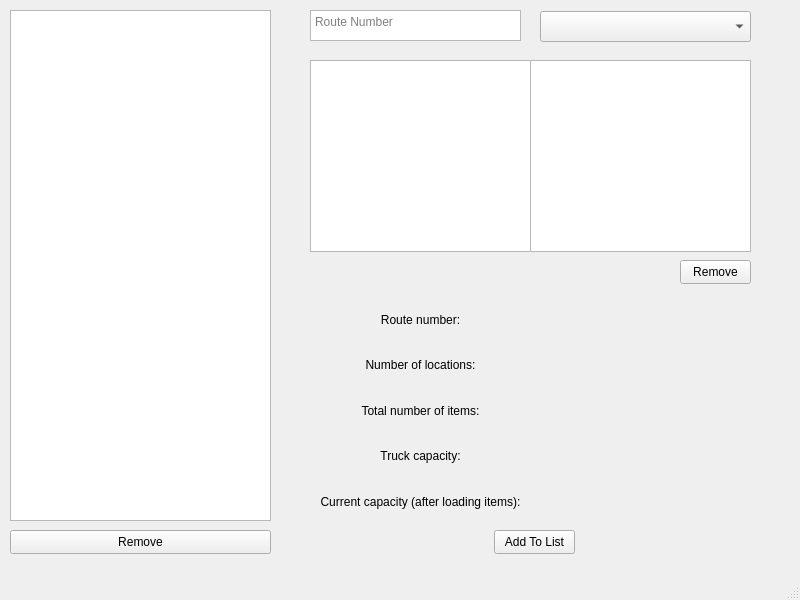
<?xml version="1.0" encoding="UTF-8"?>
<ui version="4.0">
 <class>ManageRoutes</class>
 <widget class="QMainWindow" name="ManageRoutes">
  <property name="geometry">
   <rect>
    <x>0</x>
    <y>0</y>
    <width>800</width>
    <height>600</height>
   </rect>
  </property>
  <property name="windowTitle">
   <string>Manage Routes</string>
  </property>
  <widget class="QWidget" name="centralwidget">
   <widget class="QListWidget" name="routeList">
    <property name="geometry">
     <rect>
      <x>10</x>
      <y>10</y>
      <width>261</width>
      <height>511</height>
     </rect>
    </property>
   </widget>
   <widget class="QPushButton" name="remove">
    <property name="geometry">
     <rect>
      <x>10</x>
      <y>530</y>
      <width>261</width>
      <height>24</height>
     </rect>
    </property>
    <property name="text">
     <string>Remove</string>
    </property>
   </widget>
   <widget class="QComboBox" name="truckSelection">
    <property name="geometry">
     <rect>
      <x>540</x>
      <y>11</y>
      <width>211</width>
      <height>31</height>
     </rect>
    </property>
    <property name="placeholderText">
     <string>Select Truck</string>
    </property>
   </widget>
   <widget class="QListWidget" name="locationList">
    <property name="geometry">
     <rect>
      <x>310</x>
      <y>60</y>
      <width>221</width>
      <height>192</height>
     </rect>
    </property>
   </widget>
   <widget class="QWidget" name="verticalLayoutWidget">
    <property name="geometry">
     <rect>
      <x>310</x>
      <y>300</y>
      <width>221</width>
      <height>221</height>
     </rect>
    </property>
    <layout class="QVBoxLayout" name="verticalLayout">
     <item>
      <widget class="QLabel" name="label">
       <property name="text">
        <string>Route number:</string>
       </property>
       <property name="alignment">
        <set>Qt::AlignCenter</set>
       </property>
      </widget>
     </item>
     <item>
      <widget class="QLabel" name="label_2">
       <property name="text">
        <string>Number of locations:</string>
       </property>
       <property name="alignment">
        <set>Qt::AlignCenter</set>
       </property>
      </widget>
     </item>
     <item>
      <widget class="QLabel" name="label_3">
       <property name="text">
        <string>Total number of items:</string>
       </property>
       <property name="alignment">
        <set>Qt::AlignCenter</set>
       </property>
      </widget>
     </item>
     <item>
      <widget class="QLabel" name="label_4">
       <property name="text">
        <string>Truck capacity:</string>
       </property>
       <property name="alignment">
        <set>Qt::AlignCenter</set>
       </property>
      </widget>
     </item>
     <item>
      <widget class="QLabel" name="label_5">
       <property name="text">
        <string>Current capacity (after loading items):</string>
       </property>
       <property name="alignment">
        <set>Qt::AlignCenter</set>
       </property>
      </widget>
     </item>
    </layout>
   </widget>
   <widget class="QWidget" name="verticalLayoutWidget_2">
    <property name="geometry">
     <rect>
      <x>530</x>
      <y>300</y>
      <width>221</width>
      <height>221</height>
     </rect>
    </property>
    <layout class="QVBoxLayout" name="verticalLayout_2">
     <item>
      <widget class="QLabel" name="routeNumber">
       <property name="text">
        <string/>
       </property>
       <property name="alignment">
        <set>Qt::AlignCenter</set>
       </property>
      </widget>
     </item>
     <item>
      <widget class="QLabel" name="locationCount">
       <property name="text">
        <string/>
       </property>
       <property name="alignment">
        <set>Qt::AlignCenter</set>
       </property>
      </widget>
     </item>
     <item>
      <widget class="QLabel" name="itemCount">
       <property name="text">
        <string/>
       </property>
       <property name="alignment">
        <set>Qt::AlignCenter</set>
       </property>
      </widget>
     </item>
     <item>
      <widget class="QLabel" name="truckCapacity">
       <property name="text">
        <string/>
       </property>
       <property name="alignment">
        <set>Qt::AlignCenter</set>
       </property>
      </widget>
     </item>
     <item>
      <widget class="QLabel" name="currentCapacity">
       <property name="text">
        <string/>
       </property>
       <property name="alignment">
        <set>Qt::AlignCenter</set>
       </property>
      </widget>
     </item>
    </layout>
   </widget>
   <widget class="QListWidget" name="selectedLocations">
    <property name="geometry">
     <rect>
      <x>530</x>
      <y>60</y>
      <width>221</width>
      <height>192</height>
     </rect>
    </property>
   </widget>
   <widget class="QPushButton" name="removeFromSelected">
    <property name="geometry">
     <rect>
      <x>680</x>
      <y>260</y>
      <width>71</width>
      <height>24</height>
     </rect>
    </property>
    <property name="text">
     <string>Remove</string>
    </property>
   </widget>
   <widget class="QTextEdit" name="addRouteNumber">
    <property name="geometry">
     <rect>
      <x>310</x>
      <y>10</y>
      <width>211</width>
      <height>31</height>
     </rect>
    </property>
    <property name="placeholderText">
     <string>Route Number</string>
    </property>
   </widget>
   <widget class="QPushButton" name="addToList">
    <property name="geometry">
     <rect>
      <x>494</x>
      <y>530</y>
      <width>81</width>
      <height>24</height>
     </rect>
    </property>
    <property name="text">
     <string>Add To List</string>
    </property>
   </widget>
  </widget>
  <widget class="QMenuBar" name="menubar">
   <property name="geometry">
    <rect>
     <x>0</x>
     <y>0</y>
     <width>800</width>
     <height>22</height>
    </rect>
   </property>
  </widget>
  <widget class="QStatusBar" name="statusbar"/>
 </widget>
 <resources/>
 <connections/>
</ui>
